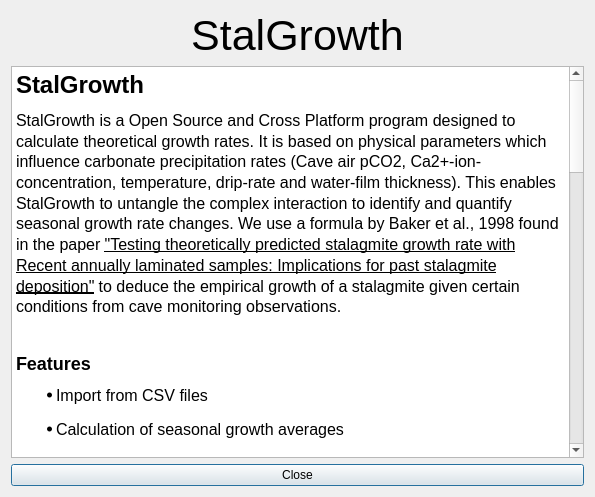
<?xml version="1.0" encoding="UTF-8"?>
<ui version="4.0">
 <class>About</class>
 <widget class="QDialog" name="About">
  <property name="geometry">
   <rect>
    <x>0</x>
    <y>0</y>
    <width>595</width>
    <height>497</height>
   </rect>
  </property>
  <property name="windowTitle">
   <string>Dialog</string>
  </property>
  <layout class="QVBoxLayout" name="verticalLayout">
   <item>
    <widget class="QLabel" name="label">
     <property name="font">
      <font>
       <pointsize>32</pointsize>
      </font>
     </property>
     <property name="text">
      <string>StalGrowth</string>
     </property>
     <property name="alignment">
      <set>Qt::AlignCenter</set>
     </property>
    </widget>
   </item>
   <item>
    <widget class="QTextBrowser" name="textBrowser">
     <property name="html">
      <string>&lt;!DOCTYPE HTML PUBLIC &quot;-//W3C//DTD HTML 4.0//EN&quot; &quot;http://www.w3.org/TR/REC-html40/strict.dtd&quot;&gt;
&lt;html&gt;&lt;head&gt;&lt;meta name=&quot;qrichtext&quot; content=&quot;1&quot; /&gt;&lt;style type=&quot;text/css&quot;&gt;
p, li { white-space: pre-wrap; }
&lt;/style&gt;&lt;/head&gt;&lt;body style=&quot; font-family:'Ubuntu'; font-size:11pt; font-weight:400; font-style:normal;&quot;&gt;
&lt;h1 style=&quot; margin-top:0px; margin-bottom:0px; margin-left:0px; margin-right:0px; -qt-block-indent:0; text-indent:0px; background-color:transparent;&quot;&gt;&lt;span style=&quot; font-family:'Liberation Serif','serif'; font-size:24pt; font-weight:600; color:#000000; background-color:transparent;&quot;&gt;StalGrowth&lt;/span&gt;&lt;/h1&gt;
&lt;p style=&quot; margin-top:12px; margin-bottom:0px; margin-left:0px; margin-right:0px; -qt-block-indent:0; text-indent:0px; line-height:115%; background-color:transparent;&quot;&gt;&lt;span style=&quot; font-family:'-apple-system','BlinkMacSystemFont','Segoe UI','Helvetica','Arial','sans-serif','Apple Color Emoji','Segoe UI Emoji'; font-size:12pt; color:#000000; background-color:transparent;&quot;&gt;StalGrowth is a Open Source and Cross Platform program designed to calculate theoretical growth rates. It is based on physical parameters which influence carbonate precipitation rates (Cave air pCO2, Ca2+-ion-concentration, temperature, drip-rate and water-film thickness). This enables StalGrowth to untangle the complex interaction to identify and quantify seasonal growth rate changes. We use a formula by Baker et al., 1998 found in the paper&lt;/span&gt;&lt;span style=&quot; color:#000000; background-color:transparent;&quot;&gt; &lt;/span&gt;&lt;a href=&quot;http://www.sciencedirect.com/science/article/pii/S0016703797003438&quot;&gt;&lt;span style=&quot; font-family:'-apple-system','BlinkMacSystemFont','Segoe UI','Helvetica','Arial','sans-serif','Apple Color Emoji','Segoe UI Emoji'; font-size:12pt; text-decoration: underline; color:#000000; background-color:transparent;&quot;&gt;&amp;quot;Testing theoretically predicted stalagmite growth rate with Recent annually laminated samples: Implications for past stalagmite deposition&amp;quot;&lt;/span&gt;&lt;/a&gt;&lt;span style=&quot; color:#000000; background-color:transparent;&quot;&gt; &lt;/span&gt;&lt;span style=&quot; font-family:'-apple-system','BlinkMacSystemFont','Segoe UI','Helvetica','Arial','sans-serif','Apple Color Emoji','Segoe UI Emoji'; font-size:12pt; color:#000000; background-color:transparent;&quot;&gt;to deduce the empirical growth of a stalagmite given certain conditions from cave monitoring observations.&lt;/span&gt;&lt;/p&gt;
&lt;p style=&quot;-qt-paragraph-type:empty; margin-top:12px; margin-bottom:0px; margin-left:0px; margin-right:0px; -qt-block-indent:0; text-indent:0px; line-height:115%; font-family:'-apple-system','BlinkMacSystemFont','Segoe UI','Helvetica','Arial','sans-serif','Apple Color Emoji','Segoe UI Emoji'; font-size:12pt; color:#000000; background-color:transparent;&quot;&gt;&lt;br /&gt;&lt;/p&gt;
&lt;h2 style=&quot; margin-top:0px; margin-bottom:0px; margin-left:0px; margin-right:0px; -qt-block-indent:0; text-indent:0px; background-color:transparent;&quot;&gt;&lt;a name=&quot;user-content-features&quot;&gt;&lt;/a&gt;&lt;span style=&quot; font-family:'Liberation Serif','serif'; font-size:18pt; font-weight:600; color:#000000; background-color:transparent;&quot;&gt;F&lt;/span&gt;&lt;span style=&quot; font-family:'Liberation Serif','serif'; font-size:18pt; font-weight:600; color:#000000; background-color:transparent;&quot;&gt;eatures&lt;/span&gt;&lt;/h2&gt;
&lt;ul style=&quot;margin-top: 0px; margin-bottom: 0px; margin-left: 0px; margin-right: 0px; -qt-list-indent: 1;&quot;&gt;&lt;li style=&quot; background-color:transparent;&quot; style=&quot; margin-top:12px; margin-bottom:0px; margin-left:0px; margin-right:0px; -qt-block-indent:0; text-indent:0px; line-height:115%;&quot;&gt;&lt;span style=&quot; font-family:'-apple-system','BlinkMacSystemFont','Segoe UI','Helvetica','Arial','sans-serif','Apple Color Emoji','Segoe UI Emoji'; font-size:12pt; color:#000000;&quot;&gt;Import from CSV files&lt;/span&gt; &lt;/li&gt;
&lt;li style=&quot; background-color:transparent;&quot; style=&quot; margin-top:12px; margin-bottom:0px; margin-left:0px; margin-right:0px; -qt-block-indent:0; text-indent:0px; line-height:115%;&quot;&gt;&lt;span style=&quot; font-family:'-apple-system','BlinkMacSystemFont','Segoe UI','Helvetica','Arial','sans-serif','Apple Color Emoji','Segoe UI Emoji'; font-size:12pt; color:#000000;&quot;&gt;Calculation of seasonal growth averages&lt;/span&gt; &lt;/li&gt;
&lt;li style=&quot; background-color:transparent;&quot; style=&quot; margin-top:12px; margin-bottom:0px; margin-left:0px; margin-right:0px; -qt-block-indent:0; text-indent:0px; line-height:115%;&quot;&gt;&lt;span style=&quot; font-family:'-apple-system','BlinkMacSystemFont','Segoe UI','Helvetica','Arial','sans-serif','Apple Color Emoji','Segoe UI Emoji'; font-size:12pt; color:#000000;&quot;&gt;Auto sorting of the data into different seasons&lt;/span&gt; &lt;/li&gt;
&lt;ul style=&quot;margin-top: 0px; margin-bottom: 0px; margin-left: 0px; margin-right: 0px; -qt-list-indent: 2;&quot;&gt;&lt;li style=&quot; background-color:transparent;&quot; style=&quot; margin-top:12px; margin-bottom:0px; margin-left:0px; margin-right:0px; -qt-block-indent:0; text-indent:0px; line-height:115%;&quot;&gt;&lt;span style=&quot; font-family:'-apple-system','BlinkMacSystemFont','Segoe UI','Helvetica','Arial','sans-serif','Apple Color Emoji','Segoe UI Emoji'; font-size:12pt; color:#000000;&quot;&gt;Fast growth / Slow growth (user-specified season)&lt;/span&gt; &lt;/li&gt;
&lt;li style=&quot; background-color:transparent;&quot; style=&quot; margin-top:12px; margin-bottom:0px; margin-left:0px; margin-right:0px; -qt-block-indent:0; text-indent:0px; line-height:115%;&quot;&gt;&lt;span style=&quot; font-family:'-apple-system','BlinkMacSystemFont','Segoe UI','Helvetica','Arial','sans-serif','Apple Color Emoji','Segoe UI Emoji'; font-size:12pt; color:#000000;&quot;&gt;Winter / Summer ( Nominal Equinoxes)&lt;/span&gt; &lt;/li&gt;&lt;/ul&gt;
&lt;li style=&quot; background-color:transparent;&quot; style=&quot; margin-top:12px; margin-bottom:0px; margin-left:0px; margin-right:0px; -qt-block-indent:0; text-indent:0px; line-height:115%;&quot;&gt;&lt;span style=&quot; font-family:'-apple-system','BlinkMacSystemFont','Segoe UI','Helvetica','Arial','sans-serif','Apple Color Emoji','Segoe UI Emoji'; font-size:12pt; color:#000000;&quot;&gt;Graphic display of input parameters and results&lt;/span&gt; &lt;/li&gt;
&lt;li style=&quot; background-color:transparent;&quot; style=&quot; margin-top:12px; margin-bottom:0px; margin-left:0px; margin-right:0px; -qt-block-indent:0; text-indent:0px; line-height:115%;&quot;&gt;&lt;span style=&quot; font-family:'-apple-system','BlinkMacSystemFont','Segoe UI','Helvetica','Arial','sans-serif','Apple Color Emoji','Segoe UI Emoji'; font-size:12pt; color:#000000;&quot;&gt;Interactive date and growth-rate reader&lt;/span&gt; &lt;/li&gt;
&lt;li style=&quot; background-color:transparent;&quot; style=&quot; margin-top:12px; margin-bottom:0px; margin-left:0px; margin-right:0px; -qt-block-indent:0; text-indent:0px; line-height:115%;&quot;&gt;&lt;span style=&quot; font-family:'-apple-system','BlinkMacSystemFont','Segoe UI','Helvetica','Arial','sans-serif','Apple Color Emoji','Segoe UI Emoji'; font-size:12pt; color:#000000;&quot;&gt;Student's T-testing for significance of the season growth rates&lt;/span&gt; &lt;/li&gt;
&lt;li style=&quot; background-color:transparent;&quot; style=&quot; margin-top:12px; margin-bottom:0px; margin-left:0px; margin-right:0px; -qt-block-indent:0; text-indent:0px; line-height:115%;&quot;&gt;&lt;span style=&quot; font-family:'-apple-system','BlinkMacSystemFont','Segoe UI','Helvetica','Arial','sans-serif','Apple Color Emoji','Segoe UI Emoji'; font-size:12pt; color:#000000;&quot;&gt;Identification of periods of no-growth or dissolution&lt;/span&gt; &lt;/li&gt;
&lt;li style=&quot; background-color:transparent;&quot; style=&quot; margin-top:12px; margin-bottom:0px; margin-left:0px; margin-right:0px; -qt-block-indent:0; text-indent:0px; line-height:115%;&quot;&gt;&lt;span style=&quot; font-family:'-apple-system','BlinkMacSystemFont','Segoe UI','Helvetica','Arial','sans-serif','Apple Color Emoji','Segoe UI Emoji'; font-size:12pt; color:#000000;&quot;&gt;Estimation of seasonal growth bias&lt;/span&gt;&lt;/li&gt;&lt;/ul&gt;
&lt;p style=&quot;-qt-paragraph-type:empty; margin-top:12px; margin-bottom:0px; margin-left:0px; margin-right:0px; -qt-block-indent:1; text-indent:0px; line-height:115%; font-family:'-apple-system','BlinkMacSystemFont','Segoe UI','Helvetica','Arial','sans-serif','Apple Color Emoji','Segoe UI Emoji'; font-size:12pt; color:#000000; background-color:transparent;&quot;&gt;&lt;br /&gt;&lt;/p&gt;
&lt;h2 style=&quot; margin-top:0px; margin-bottom:0px; margin-left:0px; margin-right:0px; -qt-block-indent:0; text-indent:0px; background-color:transparent;&quot;&gt;&lt;a name=&quot;user-content-how-to-use&quot;&gt;&lt;/a&gt;&lt;span style=&quot; font-family:'Liberation Serif','serif'; font-size:18pt; font-weight:600; color:#000000; background-color:transparent;&quot;&gt;H&lt;/span&gt;&lt;span style=&quot; font-family:'Liberation Serif','serif'; font-size:18pt; font-weight:600; color:#000000; background-color:transparent;&quot;&gt;ow to use:&lt;/span&gt;&lt;/h2&gt;
&lt;ol style=&quot;margin-top: 0px; margin-bottom: 0px; margin-left: 0px; margin-right: 0px; -qt-list-indent: 1;&quot;&gt;&lt;li style=&quot; background-color:transparent;&quot; style=&quot; margin-top:12px; margin-bottom:0px; margin-left:0px; margin-right:0px; -qt-block-indent:0; text-indent:0px; line-height:115%;&quot;&gt;&lt;span style=&quot; font-family:'-apple-system','BlinkMacSystemFont','Segoe UI','Helvetica','Arial','sans-serif','Apple Color Emoji','Segoe UI Emoji'; font-size:12pt; color:#000000;&quot;&gt;Download using the download zip button on the right.&lt;/span&gt; &lt;/li&gt;
&lt;li style=&quot; background-color:transparent;&quot; style=&quot; margin-top:12px; margin-bottom:0px; margin-left:0px; margin-right:0px; -qt-block-indent:0; text-indent:0px; line-height:115%;&quot;&gt;&lt;span style=&quot; font-family:'-apple-system','BlinkMacSystemFont','Segoe UI','Helvetica','Arial','sans-serif','Apple Color Emoji','Segoe UI Emoji'; font-size:12pt; color:#000000;&quot;&gt;Open the StalGrowth.exe in the Windows Binary Folder.&lt;/span&gt; &lt;/li&gt;
&lt;li style=&quot; background-color:transparent;&quot; style=&quot; margin-top:12px; margin-bottom:0px; margin-left:0px; margin-right:0px; -qt-block-indent:0; text-indent:0px; line-height:115%;&quot;&gt;&lt;span style=&quot; font-family:'-apple-system','BlinkMacSystemFont','Segoe UI','Helvetica','Arial','sans-serif','Apple Color Emoji','Segoe UI Emoji'; font-size:12pt; color:#000000;&quot;&gt;Load your CSV via the load file button.&lt;/span&gt; &lt;/li&gt;
&lt;li style=&quot; background-color:transparent;&quot; style=&quot; margin-top:12px; margin-bottom:0px; margin-left:0px; margin-right:0px; -qt-block-indent:0; text-indent:0px; line-height:115%;&quot;&gt;&lt;span style=&quot; font-family:'-apple-system','BlinkMacSystemFont','Segoe UI','Helvetica','Arial','sans-serif','Apple Color Emoji','Segoe UI Emoji'; font-size:12pt; color:#000000;&quot;&gt;If it loaded correctly (see Input File section for more information) Press the Statistics or Graph Button on the bottom.&lt;/span&gt;&lt;/li&gt;&lt;/ol&gt;
&lt;p style=&quot;-qt-paragraph-type:empty; margin-top:12px; margin-bottom:0px; margin-left:0px; margin-right:0px; -qt-block-indent:0; text-indent:0px; line-height:115%; font-family:'-apple-system','BlinkMacSystemFont','Segoe UI','Helvetica','Arial','sans-serif','Apple Color Emoji','Segoe UI Emoji'; font-size:12pt; color:#000000; background-color:transparent;&quot;&gt;&lt;br /&gt;&lt;/p&gt;
&lt;h2 style=&quot; margin-top:0px; margin-bottom:0px; margin-left:0px; margin-right:0px; -qt-block-indent:0; text-indent:0px; background-color:transparent;&quot;&gt;&lt;a name=&quot;user-content-equations&quot;&gt;&lt;/a&gt;&lt;span style=&quot; font-family:'Liberation Serif','serif'; font-size:18pt; font-weight:600; color:#000000; background-color:transparent;&quot;&gt;E&lt;/span&gt;&lt;span style=&quot; font-family:'Liberation Serif','serif'; font-size:18pt; font-weight:600; color:#000000; background-color:transparent;&quot;&gt;quations:&lt;/span&gt;&lt;/h2&gt;
&lt;p style=&quot; margin-top:12px; margin-bottom:0px; margin-left:0px; margin-right:0px; -qt-block-indent:0; text-indent:0px; line-height:115%; background-color:transparent;&quot;&gt;&lt;span style=&quot; font-family:'-apple-system','BlinkMacSystemFont','Segoe UI','Helvetica','Arial','sans-serif','Apple Color Emoji','Segoe UI Emoji'; font-size:12pt; color:#000000; background-color:transparent;&quot;&gt;Empirical Growth Equation:&lt;/span&gt;&lt;/p&gt;
&lt;p style=&quot; margin-top:12px; margin-bottom:0px; margin-left:0px; margin-right:0px; -qt-block-indent:0; text-indent:0px; background-color:transparent;&quot;&gt;&lt;span style=&quot; font-family:'Liberation Mono','monospace'; font-size:10pt; color:#000000; background-color:transparent;&quot;&gt;R0 = 1174 = 1174*(cCa - appcCa) * (FilmThickness/DripInt) *(1.0 - e^exp)&lt;/span&gt;&lt;/p&gt;
&lt;p style=&quot;-qt-paragraph-type:empty; margin-top:12px; margin-bottom:0px; margin-left:0px; margin-right:0px; -qt-block-indent:0; text-indent:0px; font-family:'Liberation Mono','monospace'; font-size:10pt; color:#000000; background-color:transparent;&quot;&gt;&lt;br /&gt;&lt;/p&gt;
&lt;p style=&quot; margin-top:0px; margin-bottom:0px; margin-left:0px; margin-right:0px; -qt-block-indent:0; text-indent:0px; background-color:transparent;&quot;&gt;&lt;span style=&quot; font-family:'Liberation Mono','monospace'; font-size:10pt; color:#000000; background-color:transparent;&quot;&gt;Where exp:&lt;/span&gt;&lt;/p&gt;
&lt;p style=&quot; margin-top:0px; margin-bottom:0px; margin-left:0px; margin-right:0px; -qt-block-indent:0; text-indent:0px; background-color:transparent;&quot;&gt;&lt;span style=&quot; font-family:'Liberation Mono','monospace'; font-size:10pt; color:#000000; background-color:transparent;&quot;&gt; &lt;/span&gt;&lt;span style=&quot; font-family:'SFMono-Regular','Consolas','Liberation Mono','Menlo','monospace'; font-size:10pt; color:#000000; background-color:transparent;&quot;&gt;exp = (-1.0 * (alpha/FilmThickess) * DripInterval)&lt;/span&gt;&lt;/p&gt;
&lt;p style=&quot;-qt-paragraph-type:empty; margin-top:0px; margin-bottom:0px; margin-left:0px; margin-right:0px; -qt-block-indent:0; text-indent:0px; font-family:'SFMono-Regular','Consolas','Liberation Mono','Menlo','monospace'; font-size:10pt; color:#000000; background-color:transparent;&quot;&gt;&lt;br /&gt;&lt;/p&gt;
&lt;p style=&quot; margin-top:0px; margin-bottom:0px; margin-left:0px; margin-right:0px; -qt-block-indent:0; text-indent:0px; background-color:transparent;&quot;&gt;&lt;span style=&quot; font-family:'Liberation Mono','monospace'; font-size:10pt; color:#000000; background-color:transparent;&quot;&gt;Where alpha:&lt;/span&gt;&lt;/p&gt;
&lt;p style=&quot; margin-top:0px; margin-bottom:0px; margin-left:0px; margin-right:0px; -qt-block-indent:0; text-indent:0px; background-color:transparent;&quot;&gt;&lt;span style=&quot; font-family:'Liberation Mono','monospace'; font-size:10pt; color:#000000; background-color:transparent;&quot;&gt; &lt;/span&gt;&lt;span style=&quot; font-family:'SFMono-Regular','Consolas','Liberation Mono','Menlo','monospace'; font-size:10pt; color:#000000; background-color:transparent;&quot;&gt;alpha= (0.52 + (0.04*Temp) + (0.004*Temp^2)) * 10^-7;&lt;/span&gt;&lt;/p&gt;
&lt;p style=&quot;-qt-paragraph-type:empty; margin-top:0px; margin-bottom:0px; margin-left:0px; margin-right:0px; -qt-block-indent:0; text-indent:0px; font-family:'SFMono-Regular','Consolas','Liberation Mono','Menlo','monospace'; font-size:10pt; color:#000000; background-color:transparent;&quot;&gt;&lt;br /&gt;&lt;/p&gt;
&lt;p style=&quot; margin-top:12px; margin-bottom:0px; margin-left:0px; margin-right:0px; -qt-block-indent:0; text-indent:0px; line-height:115%; background-color:transparent;&quot;&gt;&lt;span style=&quot; font-family:'-apple-system','BlinkMacSystemFont','Segoe UI','Helvetica','Arial','sans-serif','Apple Color Emoji','Segoe UI Emoji'; font-size:12pt; color:#000000; background-color:transparent;&quot;&gt;Apparent Calcium Concentration&lt;/span&gt;&lt;/p&gt;
&lt;p style=&quot; margin-top:12px; margin-bottom:0px; margin-left:0px; margin-right:0px; -qt-block-indent:0; text-indent:0px; background-color:transparent;&quot;&gt;&lt;span style=&quot; font-family:'Liberation Mono','monospace'; font-size:10pt; color:#000000; background-color:transparent;&quot;&gt;appcCa = (5.872* pCO2^0.2526)+((-0.0167*Temp)+1.5146)) * 0.5;&lt;/span&gt;&lt;/p&gt;
&lt;p style=&quot; margin-top:12px; margin-bottom:0px; margin-left:0px; margin-right:0px; -qt-block-indent:0; text-indent:0px; line-height:115%; background-color:transparent;&quot;&gt;&lt;span style=&quot; font-family:'-apple-system','BlinkMacSystemFont','Segoe UI','Helvetica','Arial','sans-serif','Apple Color Emoji','Segoe UI Emoji'; font-size:12pt; color:#000000; background-color:transparent;&quot;&gt;Averaging, Variance, Standard Deviation use the standard formulas.&lt;/span&gt;&lt;/p&gt;
&lt;p style=&quot;-qt-paragraph-type:empty; margin-top:12px; margin-bottom:0px; margin-left:0px; margin-right:0px; -qt-block-indent:0; text-indent:0px; line-height:115%; font-family:'-apple-system','BlinkMacSystemFont','Segoe UI','Helvetica','Arial','sans-serif','Apple Color Emoji','Segoe UI Emoji'; font-size:12pt; color:#000000; background-color:transparent;&quot;&gt;&lt;br /&gt;&lt;/p&gt;
&lt;h2 style=&quot; margin-top:0px; margin-bottom:0px; margin-left:0px; margin-right:0px; -qt-block-indent:0; text-indent:0px; background-color:transparent;&quot;&gt;&lt;a name=&quot;user-content-input-file&quot;&gt;&lt;/a&gt;&lt;span style=&quot; font-family:'Liberation Serif','serif'; font-size:18pt; font-weight:600; color:#000000; background-color:transparent;&quot;&gt;I&lt;/span&gt;&lt;span style=&quot; font-family:'Liberation Serif','serif'; font-size:18pt; font-weight:600; color:#000000; background-color:transparent;&quot;&gt;nput File&lt;/span&gt;&lt;/h2&gt;
&lt;p style=&quot; margin-top:12px; margin-bottom:0px; margin-left:0px; margin-right:0px; -qt-block-indent:0; text-indent:0px; line-height:115%; background-color:transparent;&quot;&gt;&lt;span style=&quot; font-family:'-apple-system','BlinkMacSystemFont','Segoe UI','Helvetica','Arial','sans-serif','Apple Color Emoji','Segoe UI Emoji'; font-size:12pt; color:#000000; background-color:transparent;&quot;&gt;The input file of this program is a CSV file with a Header, in the following format:&lt;/span&gt;&lt;/p&gt;
&lt;p style=&quot; margin-top:12px; margin-bottom:0px; margin-left:0px; margin-right:0px; -qt-block-indent:0; text-indent:0px; background-color:transparent;&quot;&gt;&lt;span style=&quot; font-family:'Liberation Mono','monospace'; font-size:10pt; color:#000000; background-color:transparent;&quot;&gt;Timestamp,Drip Interval (s),Error (s),Film Thickness (m),Error (m),Temperature (degC),Error (degC),pCO2 (atm),Error (atm),cCa (mol/m3),Error (mol/m3)&lt;/span&gt;&lt;/p&gt;
&lt;p style=&quot; margin-top:0px; margin-bottom:12px; margin-left:0px; margin-right:0px; -qt-block-indent:0; text-indent:0px; background-color:transparent;&quot;&gt;&lt;span style=&quot; font-family:'Liberation Mono','monospace'; font-size:10pt; color:#000000; background-color:transparent;&quot;&gt;04/28/2005 00:00:00,4,1,0.0001,0.00005,18.27007299,0.2,0.000669456,0.00003,2.02345153,0.01&lt;/span&gt;&lt;/p&gt;
&lt;ul style=&quot;margin-top: 0px; margin-bottom: 0px; margin-left: 0px; margin-right: 0px; -qt-list-indent: 1;&quot;&gt;&lt;li style=&quot; background-color:transparent;&quot; style=&quot; margin-top:12px; margin-bottom:0px; margin-left:0px; margin-right:0px; -qt-block-indent:0; text-indent:0px; line-height:115%;&quot;&gt;&lt;span style=&quot; font-family:'-apple-system','BlinkMacSystemFont','Segoe UI','Helvetica','Arial','sans-serif','Apple Color Emoji','Segoe UI Emoji'; font-size:12pt; color:#000000;&quot;&gt;Timestamp: Must be written: [MM/DD/YYYY 00:00:00] Specific time is a feature we plan on including&lt;/span&gt;&lt;/li&gt;&lt;/ul&gt;
&lt;p style=&quot;-qt-paragraph-type:empty; margin-top:12px; margin-bottom:0px; margin-left:0px; margin-right:0px; -qt-block-indent:1; text-indent:0px; line-height:115%; font-family:'-apple-system','BlinkMacSystemFont','Segoe UI','Helvetica','Arial','sans-serif','Apple Color Emoji','Segoe UI Emoji'; font-size:12pt; color:#000000; background-color:transparent;&quot;&gt;&lt;br /&gt;&lt;/p&gt;
&lt;h3 style=&quot; margin-top:0px; margin-bottom:0px; margin-left:0px; margin-right:0px; -qt-block-indent:0; text-indent:0px; background-color:transparent;&quot;&gt;&lt;a name=&quot;user-content-to-do-list&quot;&gt;&lt;/a&gt;&lt;span style=&quot; font-family:'Liberation Serif','serif'; font-size:14pt; font-weight:600; color:#000000; background-color:transparent;&quot;&gt;T&lt;/span&gt;&lt;span style=&quot; font-family:'Liberation Serif','serif'; font-size:14pt; font-weight:600; color:#000000; background-color:transparent;&quot;&gt;o Do list:&lt;/span&gt;&lt;/h3&gt;
&lt;ul style=&quot;margin-top: 0px; margin-bottom: 0px; margin-left: 0px; margin-right: 0px; -qt-list-indent: 1;&quot;&gt;&lt;li style=&quot; background-color:transparent;&quot; style=&quot; margin-top:12px; margin-bottom:0px; margin-left:0px; margin-right:0px; -qt-block-indent:0; text-indent:0px; line-height:115%;&quot;&gt;&lt;span style=&quot; font-family:'-apple-system','BlinkMacSystemFont','Segoe UI','Helvetica','Arial','sans-serif','Apple Color Emoji','Segoe UI Emoji'; font-size:12pt; color:#000000;&quot;&gt;Export graphs as jpg, svg, tiff.&lt;/span&gt; &lt;/li&gt;
&lt;li style=&quot; background-color:transparent;&quot; style=&quot; margin-top:12px; margin-bottom:0px; margin-left:0px; margin-right:0px; -qt-block-indent:0; text-indent:0px; line-height:115%;&quot;&gt;&lt;span style=&quot; font-family:'-apple-system','BlinkMacSystemFont','Segoe UI','Helvetica','Arial','sans-serif','Apple Color Emoji','Segoe UI Emoji'; font-size:12pt; color:#000000;&quot;&gt;Add additional controls to customize seasons better.&lt;/span&gt; &lt;/li&gt;
&lt;li style=&quot; background-color:transparent;&quot; style=&quot; margin-top:12px; margin-bottom:0px; margin-left:0px; margin-right:0px; -qt-block-indent:0; text-indent:0px; line-height:115%;&quot;&gt;&lt;span style=&quot; font-family:'-apple-system','BlinkMacSystemFont','Segoe UI','Helvetica','Arial','sans-serif','Apple Color Emoji','Segoe UI Emoji'; font-size:12pt; color:#000000;&quot;&gt;Support for daily observations.&lt;/span&gt; &lt;/li&gt;
&lt;li style=&quot; background-color:transparent;&quot; style=&quot; margin-top:12px; margin-bottom:0px; margin-left:0px; margin-right:0px; -qt-block-indent:0; text-indent:0px; line-height:115%;&quot;&gt;&lt;span style=&quot; font-family:'-apple-system','BlinkMacSystemFont','Segoe UI','Helvetica','Arial','sans-serif','Apple Color Emoji','Segoe UI Emoji'; font-size:12pt; color:#000000;&quot;&gt;Bug fixes.&lt;/span&gt;&lt;/li&gt;&lt;/ul&gt;
&lt;p style=&quot;-qt-paragraph-type:empty; margin-top:12px; margin-bottom:0px; margin-left:0px; margin-right:0px; -qt-block-indent:1; text-indent:0px; line-height:115%; font-family:'-apple-system','BlinkMacSystemFont','Segoe UI','Helvetica','Arial','sans-serif','Apple Color Emoji','Segoe UI Emoji'; font-size:12pt; color:#000000; background-color:transparent;&quot;&gt;&lt;br /&gt;&lt;/p&gt;
&lt;hr /&gt;
&lt;p style=&quot;-qt-paragraph-type:empty; margin-top:12px; margin-bottom:0px; margin-left:0px; margin-right:0px; -qt-block-indent:0; text-indent:0px; line-height:115%; background-color:transparent;&quot;&gt;&lt;br /&gt;&lt;/p&gt;
&lt;p style=&quot; margin-top:12px; margin-bottom:0px; margin-left:0px; margin-right:0px; -qt-block-indent:0; text-indent:0px; line-height:115%; background-color:transparent;&quot;&gt;&lt;span style=&quot; font-family:'-apple-system','BlinkMacSystemFont','Segoe UI','Helvetica','Arial','sans-serif','Apple Color Emoji','Segoe UI Emoji'; font-size:12pt; color:#000000; background-color:transparent;&quot;&gt;If anyone is interested in this proyect or would like to help, contact us!&lt;/span&gt;&lt;/p&gt;
&lt;p style=&quot;-qt-paragraph-type:empty; margin-top:12px; margin-bottom:0px; margin-left:0px; margin-right:0px; -qt-block-indent:0; text-indent:0px; line-height:115%; background-color:transparent;&quot;&gt;&lt;br /&gt;&lt;/p&gt;
&lt;p style=&quot; margin-top:12px; margin-bottom:0px; margin-left:0px; margin-right:0px; -qt-block-indent:0; text-indent:0px; line-height:115%; background-color:transparent;&quot;&gt;&lt;span style=&quot; font-family:'-apple-system','BlinkMacSystemFont','Segoe UI','Helvetica','Arial','sans-serif','Apple Color Emoji','Segoe UI Emoji'; font-size:12pt; color:#000000; background-color:transparent;&quot;&gt;Credits:&lt;/span&gt;&lt;/p&gt;
&lt;ul style=&quot;margin-top: 0px; margin-bottom: 0px; margin-left: 0px; margin-right: 0px; -qt-list-indent: 1;&quot;&gt;&lt;li style=&quot; background-color:transparent;&quot; style=&quot; margin-top:12px; margin-bottom:0px; margin-left:0px; margin-right:0px; -qt-block-indent:0; text-indent:0px; line-height:115%;&quot;&gt;&lt;span style=&quot; font-family:'-apple-system','BlinkMacSystemFont','Segoe UI','Helvetica','Arial','sans-serif','Apple Color Emoji','Segoe UI Emoji'; font-size:12pt; color:#000000;&quot;&gt;The AlgLib Commutiny @ &lt;/span&gt;&lt;a href=&quot;http://www.alglib.net/&quot;&gt;&lt;span style=&quot; font-family:'-apple-system','BlinkMacSystemFont','Segoe UI','Helvetica','Arial','sans-serif','Apple Color Emoji','Segoe UI Emoji'; font-size:12pt; text-decoration: underline; color:#000080;&quot;&gt;https://www.alglib.net/&lt;/span&gt;&lt;/a&gt; &lt;/li&gt;
&lt;li style=&quot; background-color:transparent;&quot; style=&quot; margin-top:12px; margin-bottom:0px; margin-left:0px; margin-right:0px; -qt-block-indent:0; text-indent:0px; line-height:115%;&quot;&gt;&lt;span style=&quot; font-family:'-apple-system','BlinkMacSystemFont','Segoe UI','Helvetica','Arial','sans-serif','Apple Color Emoji','Segoe UI Emoji'; font-size:12pt; color:#000000;&quot;&gt;The QT Community @ &lt;/span&gt;&lt;a href=&quot;http://qt-project.org/&quot;&gt;&lt;span style=&quot; font-family:'-apple-system','BlinkMacSystemFont','Segoe UI','Helvetica','Arial','sans-serif','Apple Color Emoji','Segoe UI Emoji'; font-size:12pt; text-decoration: underline; color:#000000;&quot;&gt;https://qt-project.org/&lt;/span&gt;&lt;/a&gt;&lt;/li&gt;
&lt;li style=&quot; font-family:'-apple-system','BlinkMacSystemFont','Segoe UI','Helvetica','Arial','sans-serif','Apple Color Emoji','Segoe UI Emoji'; font-size:12pt; text-decoration: underline; color:#000000; background-color:transparent;&quot; style=&quot; margin-top:12px; margin-bottom:0px; margin-left:0px; margin-right:0px; -qt-block-indent:0; text-indent:0px; line-height:115%;&quot;&gt;Emanuel Eichhammer&lt;span style=&quot; text-decoration:none;&quot;&gt; for QCustomPlot @ https://www.qcustomplot.com&lt;/span&gt;&lt;/li&gt;&lt;/ul&gt;
&lt;p style=&quot;-qt-paragraph-type:empty; margin-top:12px; margin-bottom:0px; margin-left:0px; margin-right:0px; -qt-block-indent:1; text-indent:0px; line-height:115%; font-family:'-apple-system','BlinkMacSystemFont','Segoe UI','Helvetica','Arial','sans-serif','Apple Color Emoji','Segoe UI Emoji'; font-size:12pt; color:#000000; background-color:transparent;&quot;&gt;&lt;br /&gt;&lt;/p&gt;
&lt;p style=&quot; margin-top:12px; margin-bottom:0px; margin-left:0px; margin-right:0px; -qt-block-indent:0; text-indent:0px; line-height:115%; background-color:transparent;&quot;&gt;&lt;span style=&quot; font-family:'-apple-system','BlinkMacSystemFont','Segoe UI','Helvetica','Arial','sans-serif','Apple Color Emoji','Segoe UI Emoji'; font-size:12pt; color:#000000; background-color:transparent;&quot;&gt;Thanks, Rolf &amp;amp; Fran89.&lt;/span&gt;&lt;/p&gt;
&lt;p style=&quot; margin-top:12px; margin-bottom:0px; margin-left:0px; margin-right:0px; -qt-block-indent:0; text-indent:0px; line-height:115%; background-color:transparent;&quot;&gt;&lt;br /&gt;&lt;br /&gt;&lt;/p&gt;&lt;/body&gt;&lt;/html&gt;</string>
     </property>
    </widget>
   </item>
   <item>
    <widget class="QPushButton" name="pushButton">
     <property name="text">
      <string>Close</string>
     </property>
    </widget>
   </item>
  </layout>
 </widget>
 <resources/>
 <connections/>
</ui>
